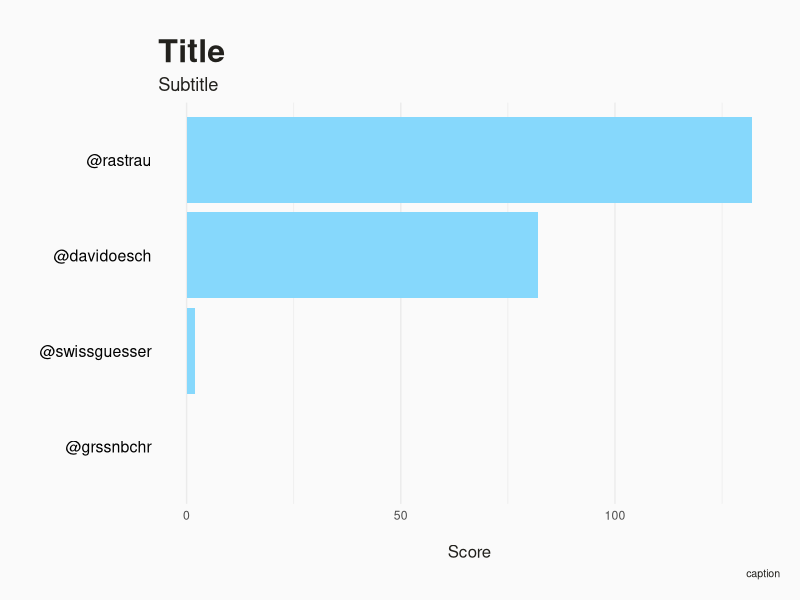

R code for this plot:
## ---- chunk 1
knitr::opts_chunk$set(echo = TRUE)
library(forcats)
#library(plotly)
library(ggplot2)

df <- read.csv("leaderboard.csv")#,
               #col_types = cols_only(user_name = col_character(),
              #                       user_handle = col_character(),
              #                       user_id = col_character(),
              #                       score = col_integer()))


df$user_handle <- as.factor(paste("@", df$user_handle, sep=""))
df$user_handle <- fct_reorder(df$user_handle, df$score, max, desc=TRUE)

## ---- chunk 2
#fig <- plot_ly(
#  y = df$user_handle,
#  x = df$score,
#  name = "@swissguesser Leaderboard",
#  type = "bar",
#  orientation = "h"
#)
theme_geobeer <- function() {
  theme_minimal() +
    theme(
      text = element_text(color = "#22211d"),
      plot.title = element_text(lineheight=1, size = rel(2.1), face='bold'),
      plot.subtitle = element_text(size = rel(1.2), lineheight=1),
      plot.caption = element_text(size = rel(0.7)),
      plot.background = element_rect(fill = '#FAFAFA', colour=NA),
      legend.position = 'top',
      plot.margin = margin(10, 5, 5, 5, 'mm'))
}
theme_geobeer_horbar <- function() {
  theme_geobeer() +
    theme(
      panel.grid.major.y = element_blank(),
      panel.grid.minor.y = element_blank(),
      axis.text.y = element_text(size = rel(1.3), colour='black'),
      axis.title.x = element_text(size = rel(1.1)))
}

fig <- ggplot(df, aes(x=user_handle, y=score)) +
  geom_bar(stat='identity', fill='#86D8FC') +
  theme_geobeer_horbar() +
  coord_flip() +
  labs(title='Title',
       subtitle='Subtitle',
       caption='caption',
       x='',
       y='\nScore')

fig

